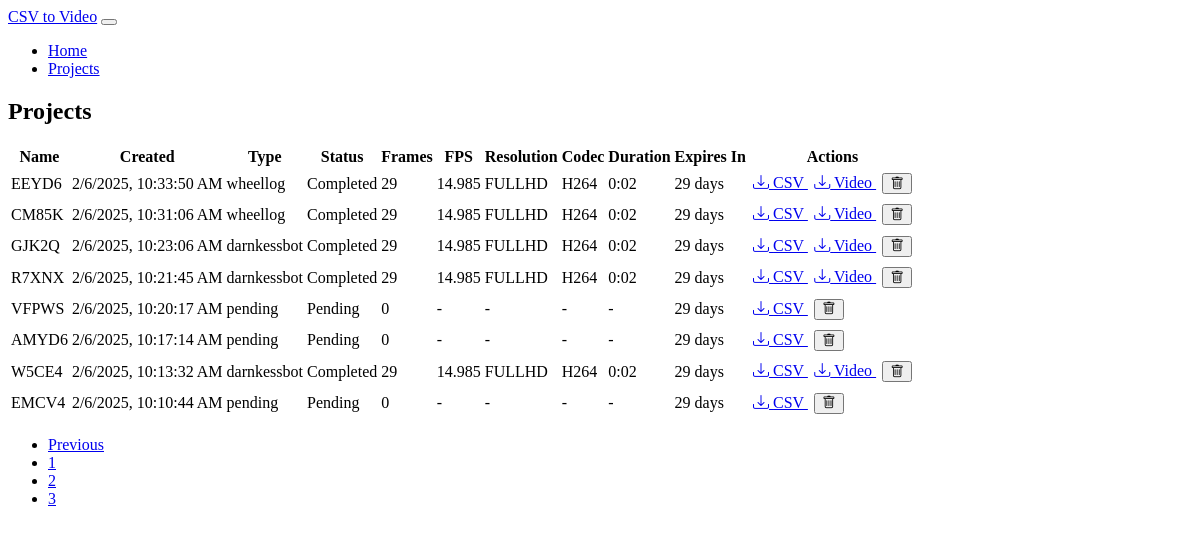
The app's page /projects?page=3 with its own data.
### models.py (models this page shows, shortened)
class Project(db.Model):
    id = db.Column(db.Integer, primary_key=True)
    name = db.Column(db.String(100), nullable=False)
    csv_file = db.Column(db.String(255), nullable=False)
    csv_type = db.Column(db.String(20), nullable=False)  # 'darnkessbot' or 'wheellog'
    created_at = db.Column(db.DateTime, nullable=False, default=datetime.utcnow)
    expiry_date = db.Column(db.DateTime, nullable=False)
    frame_count = db.Column(db.Integer, default=0)
    fps = db.Column(db.Float, default=29.97)
    video_file = db.Column(db.String(255))
    codec = db.Column(db.String(10))
    resolution = db.Column(db.String(10))  # 'fullhd' or '4k'
    video_duration = db.Column(db.Float)  # Duration in seconds
    status = db.Column(db.String(20), default='pending')  # pending, processing, completed, error
    error_message = db.Column(db.Text)
    folder_number = db.Column(db.Integer)  # New field for storing unique folder number
    def days_until_expiry(self):
        if self.expiry_date:
            delta = self.expiry_date - datetime.utcnow()
            return max(0, delta.days)
        return 0
    def get_duration_str(self):
        if self.video_duration is None:
            return '-'
        minutes = int(self.video_duration // 60)
        seconds = int(self.video_duration % 60)
        return f"{minutes}:{seconds:02d}"

### app.py (the view)
@app.route('/projects')
def list_projects():
    page = request.args.get('page', 1, type=int)
    projects = Project.query.order_by(Project.created_at.desc())\
        .paginate(page=page, per_page=10, error_out=False)
    return render_template('projects.html', projects=projects)

### templates/projects.html (shortened to what this page needs)
{% extends "base.html" %}
{% block content %}
<div class="card">
    <div class="card-header">
        <h2 class="card-title">Projects</h2>
    </div>
    <div class="card-body">
        <div class="table-responsive">
            <table class="table">
                <thead>
                    <tr>
                        <th>Name</th>
                        <th>Created</th>
                        <th>Type</th>
                        <th>Status</th>
                        <th>Frames</th>
                        <th>FPS</th>
                        <th>Resolution</th>
                        <th>Codec</th>
                        <th>Duration</th>
                        <th>Expires In</th>
                        <th>Actions</th>
                    </tr>
                </thead>
                <tbody>
                    {% for project in projects.items %}
                    <tr>
                        <td>{{ project.name }}</td>
                        <td data-timestamp="{{ project.created_at.timestamp() }}">
                        </td>
                        <td>{{ project.csv_type }}</td>
                        <td>
                            <span class="badge text-bg-{{
                                'warning' if project.status == 'processing' else
                                'success' if project.status == 'completed' else
                                'danger' if project.status == 'error' else
                                'secondary'
                            }}"
                            data-project-id="{{ project.id }}"
                            data-project-status="{{ project.status }}"
                            >{{ project.status.capitalize() }}</span>
                        </td>
                        <td>{{ project.frame_count }}</td>
                        <td>{{ project.fps if project.video_file else '-' }}</td>
                        <td>{{ project.resolution|upper if project.resolution else '-' }}</td>
                        <td>{{ project.codec|upper if project.codec else '-' }}</td>
                        <td>{{ project.get_duration_str() }}</td>
                        <td>{{ project.days_until_expiry() }} days</td>
                        <td>
                            <a href="{{ url_for('download_file', project_id=project.id, type='processed_csv') }}"
                               class="btn btn-sm btn-info">
                                <i class="bi bi-download"></i> CSV
                            </a>
                            {% if project.video_file %}
                            <a href="{{ url_for('download_file', project_id=project.id, type='video') }}"
                               class="btn btn-sm btn-success">
                                <i class="bi bi-download"></i> Video
                            </a>
                            {% endif %}
                            <button onclick="deleteProject({{ project.id }})"
                                    class="btn btn-sm btn-danger">
                                <i class="bi bi-trash"></i>
                            </button>
                        </td>
                    </tr>
                    {% endfor %}
                </tbody>
            </table>
        </div>
        {% if projects.pages > 1 %}
        <nav aria-label="Project navigation" class="mt-4">
            <ul class="pagination justify-content-center">
                {% if projects.has_prev %}
                <li class="page-item">
                    <a class="page-link" href="{{ url_for('list_projects', page=projects.prev_num) }}">Previous</a>
                </li>
                {% endif %}
                {% if projects.page > 2 %}
                <li class="page-item">
                    <a class="page-link" href="{{ url_for('list_projects', page=1) }}">1</a>
                </li>
                {% endif %}
                {% for page_num in range(projects.page - 1, projects.page + 2) %}
                    {% if page_num > 0 and page_num <= projects.pages %}
                    <li class="page-item {% if page_num == projects.page %}active{% endif %}">
                        <a class="page-link" href="{{ url_for('list_projects', page=page_num) }}">{{ page_num }}</a>
                    </li>
                    {% endif %}
                {% endfor %}
            </ul>
        </nav>
        {% endif %}
    </div>
</div>
{% endblock %}

### static/css/custom.css (style rules this page uses)
.card { margin-bottom: 2rem; }
.table td, .table th { vertical-align: middle; white-space: nowrap; }
.table td:last-child { min-width: 150px; }
.table-responsive { overflow-x: auto; }
.btn-sm { margin: 0.2rem; }

### records on screen
Project: name "EEYD6", csv_type "wheellog", status "Completed", frame_count "29", video_file+fps "14.985", resolution "FULLHD", codec "H264", get_duration_str "0:02", days_until_expiry "29"
Project: name "CM85K", csv_type "wheellog", status "Completed", frame_count "29", video_file+fps "14.985", resolution "FULLHD", codec "H264", get_duration_str "0:02", days_until_expiry "29"
Project: name "GJK2Q", csv_type "darnkessbot", status "Completed", frame_count "29", video_file+fps "14.985", resolution "FULLHD", codec "H264", get_duration_str "0:02", days_until_expiry "29"
Project: name "R7XNX", csv_type "darnkessbot", status "Completed", frame_count "29", video_file+fps "14.985", resolution "FULLHD", codec "H264", get_duration_str "0:02", days_until_expiry "29"
Project: name "VFPWS", csv_type "pending", status "Pending", frame_count "0", video_file "-", resolution "-", codec "-", get_duration_str "-", days_until_expiry "29"
Project: name "AMYD6", csv_type "pending", status "Pending", frame_count "0", video_file "-", resolution "-", codec "-", get_duration_str "-", days_until_expiry "29"
Project: name "W5CE4", csv_type "darnkessbot", status "Completed", frame_count "29", video_file+fps "14.985", resolution "FULLHD", codec "H264", get_duration_str "0:02", days_until_expiry "29"
Project: name "EMCV4", csv_type "pending", status "Pending", frame_count "0", video_file "-", resolution "-", codec "-", get_duration_str "-", days_until_expiry "29"

### other values on screen
{{ page_num }} "2" "3"
